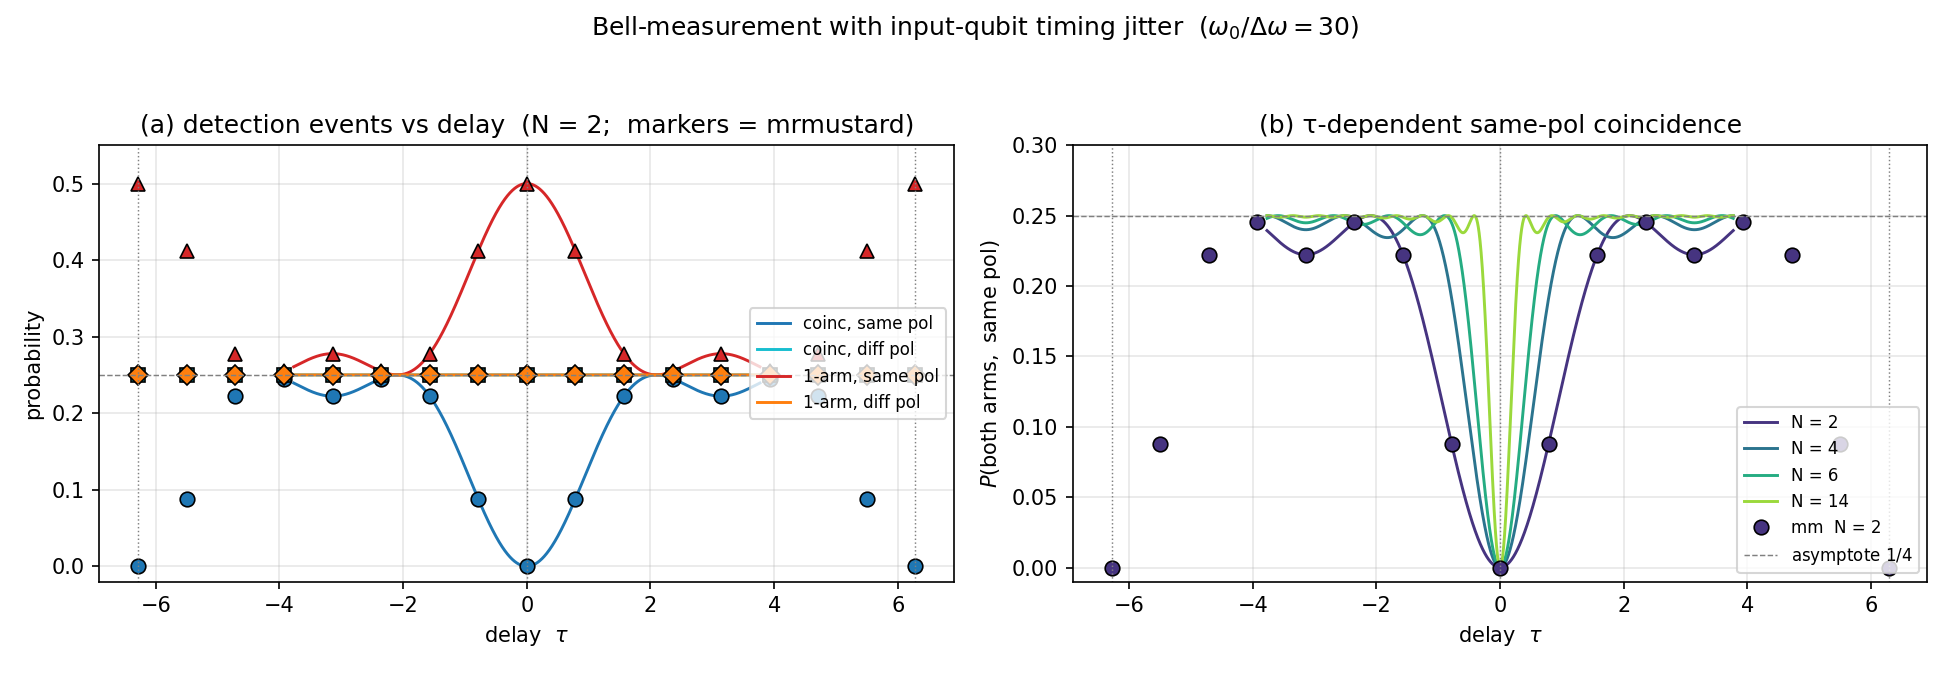

Source code (Python):
"""
Bell-measurement detection statistics with timing jitter on the input qubit.

Mode layout (M = N+1 frequency modes per polarization):
    C: input qubit          modes [0..2M-1]   (H: 0..M-1,    V: M..2M-1)
    A: Alice (Bell pair)     modes [2M..4M-1]  (H: 2M..3M-1,  V: 3M..4M-1)
    B: Bob   (Bell pair)     modes [4M..6M-1]  (H: 4M..5M-1,  V: 5M..6M-1)

The Bell-measurement BS couples (C_P,k <-> A_P,k) for each polarization P
and frequency k.  A delay τ on the C qubit puts a per-mode phase
exp(i ω_k τ) on every C mode (both polarizations together — the qubit is
delayed as one).

Input state — each |P⟩_X is a single photon in equal superposition across
N+1 frequency modes (mode-locked picture, c_k = 1/√(N+1)):

    |ψ⟩_C   = α|H⟩_C + β|V⟩_C
    |Φ⁻⟩_AB = (|HH⟩_AB - |VV⟩_AB) / √2
    |Ψ⟩_in  = |ψ⟩_C ⊗ |Φ⁻⟩_AB

Expanding gives four polarization terms whose post-BS Fock supports are
pairwise orthogonal (distinguished by B-side polarization plus αβ-port
polarization composition), so they don't interfere.  Working out each
term gives clean closed-form detection probabilities, INDEPENDENT of
α, β:

    P(both arms, same pol)  = HOM(τ) / 2 = (1/4)[1 − D_N(Δω τ)²/(N+1)²]
    P(both arms, diff pol)  = 1/4                                     (constant)
    P(one  arm, same pol)   = (1 − HOM(τ)) / 2
    P(one  arm, diff pol)   = 1/4                                     (constant)

where  HOM(τ) = (1/2)[1 − D_N(Δω τ)²/(N+1)²]  is the standard HOM dip.
The τ-dependence lives entirely in the *same-polarization* channels —
exactly the channels the BS Bell-measurement uses to distinguish Bell
states, so this is where timing jitter erodes the teleportation.

We cross-check at N = 2 with an explicit mrmustard simulation: build the
full 6(N+1)-mode input ket with mixed cutoffs (3 for C/A modes that can
bunch post-BS, 2 for the untouched B modes), propagate through the BS
circuit, and aggregate joint Fock probabilities by photon counts at each
polarization-port.  Larger N is infeasible (3^20·2^10 ≈ 3.5 T elements
at N = 4) but the analytic formula covers the full sweep.
"""

import numpy as np
import matplotlib.pyplot as plt

from mrmustard import math as mm_math

mm_math.change_backend("tensorflow")  # PNR / Fock probs need the TF backend

import mrmustard.lab as lab

from coincidence_utils import (
    DELTA_OMEGA, OMEGA_0, T_REP, T_CAR,
    mode_frequencies, dirichlet_kernel,
)



# ----------------------------------------------------------------------
# Analytic detection-probability formulas
# ----------------------------------------------------------------------
def hom_dip(tau, N):
    """Standard HOM dip:  (1/2)[1 − D_N(Δω τ)²/(N+1)²]."""
    D = dirichlet_kernel(DELTA_OMEGA * tau, N)
    return 0.5 * (1.0 - (D / (N + 1)) ** 2)


def detection_probs_analytic(tau, N):
    """Return dictionary of analytic detection probabilities."""
    H = hom_dip(tau, N)
    return {
        "coinc, same pol": H / 2,
        "coinc, diff pol": 0.25,
        "1-arm, same pol": (1.0 - H) / 2,
        "1-arm, diff pol": 0.25,
    }


# ----------------------------------------------------------------------
# Mode layout helper
# ----------------------------------------------------------------------
def _mode_idx(qubit, polarization, freq, M):
    """Global mode index for (qubit ∈ {C,A,B}, pol ∈ {H,V}, freq ∈ 0..M-1)."""
    qubit_offset = {"C": 0, "A": 2 * M, "B": 4 * M}[qubit]
    pol_offset = {"H": 0, "V": M}[polarization]
    return qubit_offset + pol_offset + freq


# ----------------------------------------------------------------------
# Input ket builder
# ----------------------------------------------------------------------
def build_input_ket(alpha, beta, N, ca_cutoff=3, b_cutoff=2):
    """
    Build  |Ψ⟩_in = (α|H⟩_C + β|V⟩_C) ⊗ (|HH⟩_AB − |VV⟩_AB) / √2.

    Mixed cutoffs: C/A modes at ca_cutoff (≥ 3 — BS can bunch both photons
    into one mode); B modes at b_cutoff (≥ 2 — never modified).  Returns a
    numpy array of shape (ca_cutoff,)*(4M) + (b_cutoff,)*(2M).
    """
    M = N + 1
    n_modes = 6 * M
    shape = (ca_cutoff,) * (4 * M) + (b_cutoff,) * (2 * M)
    ket = np.zeros(shape, dtype=complex)

    c_amp = 1.0 / np.sqrt(M)
    bell_sign = {"H": +1.0, "V": -1.0}
    base = c_amp ** 3 / np.sqrt(2)

    for P_C, amp_C in [("H", alpha), ("V", beta)]:
        for P_AB in ["H", "V"]:
            sign = bell_sign[P_AB]
            for k_C in range(M):
                for k_A in range(M):
                    for k_B in range(M):
                        idx = [0] * n_modes
                        idx[_mode_idx("C", P_C, k_C, M)] = 1
                        idx[_mode_idx("A", P_AB, k_A, M)] = 1
                        idx[_mode_idx("B", P_AB, k_B, M)] = 1
                        ket[tuple(idx)] = amp_C * sign * base
    return ket


# ----------------------------------------------------------------------
# Joint Fock probabilities → 4 detection-event probabilities
# ----------------------------------------------------------------------
def event_probabilities(probs, N):
    """Aggregate the joint Fock-probability tensor into the 4 categories."""
    M = N + 1

    # Marginalize over B modes (the last 2M axes)
    probs_AB = probs
    for _ in range(2 * M):
        probs_AB = probs_AB.sum(axis=-1)

    # idx_arr is a tensor of shape (4M, ca_cutoff, ca_cutoff, ..., ca_cutoff)
    # Mathematically, idx_arr[i, a_0, a_1, ..., a_{4M-1}] = a_i (the photon number in mode i).
    idx_arr = np.indices(probs_AB.shape)
    
    # Each of below sums is a tensor of the same shape as probs_AB, (3, 3, 3,...).
    n_aH = idx_arr[0:M].sum(axis=0) # e.g., n_aH[a_0, a_1, ..., a_{4M-1}] = a_0 + a_1 + ... + a_{M-1} (total photons in A_H modes)
    n_aV = idx_arr[M:2*M].sum(axis=0)
    n_bH = idx_arr[2*M:3*M].sum(axis=0)
    n_bV = idx_arr[3*M:4*M].sum(axis=0)
    
    # Total photons in output ports A and B
    n_a = n_aH + n_aV
    n_b = n_bH + n_bV

    # Create Boolean event masks based on total photon counts
    coinc   = (n_a == 1) & (n_b == 1)
    bunch_a = (n_a == 2) & (n_b == 0)
    bunch_b = (n_a == 0) & (n_b == 2)

    same_coinc = coinc & (((n_aH == 1) & (n_bH == 1)) | ((n_aV == 1) & (n_bV == 1)))
    diff_coinc = coinc & (((n_aH == 1) & (n_bV == 1)) | ((n_aV == 1) & (n_bH == 1)))
    same_a = bunch_a & ((n_aH == 2) | (n_aV == 2))
    diff_a = bunch_a & ((n_aH == 1) & (n_aV == 1))
    same_b = bunch_b & ((n_bH == 2) | (n_bV == 2))
    diff_b = bunch_b & ((n_bH == 1) & (n_bV == 1))

    # Use the Boolean masks to filter and sum the actual probability values
    return {
        "coinc, same pol": float(probs_AB[same_coinc].sum()),
        "coinc, diff pol": float(probs_AB[diff_coinc].sum()),
        "1-arm, same pol": float(probs_AB[same_a | same_b].sum()),
        "1-arm, diff pol": float(probs_AB[diff_a | diff_b].sum()),
    }


# ----------------------------------------------------------------------
# mrmustard simulation
# ----------------------------------------------------------------------
def detection_probs_mrmustard(alpha, beta, tau, N, ca_cutoff=3, b_cutoff=2):
    M = N + 1
    omegas = mode_frequencies(N)

    state = lab.State(ket=build_input_ket(alpha, beta, N, ca_cutoff, b_cutoff))

    ops = []
    for P in ["H", "V"]:
        for k in range(M):
            ops.append(lab.Rgate(angle=float(omegas[k] * tau))[_mode_idx("C", P, k, M)])
    for P in ["H", "V"]:
        for k in range(M):
            ops.append(lab.BSgate(theta=np.pi / 4)[
                _mode_idx("C", P, k, M),
                _mode_idx("A", P, k, M),
            ])

    out = state >> lab.Circuit(ops)
    cutoffs = [ca_cutoff] * (4 * M) + [b_cutoff] * (2 * M)
    probs = np.asarray(out.fock_probabilities(cutoffs=cutoffs))

    return event_probabilities(probs, N)


# ======================================================================
# Numbers + plots
# ======================================================================
print(f"Mode spacing  Δω = {DELTA_OMEGA}   (T_rep = 2π/Δω = {T_REP:.4f})")
print(f"Carrier       ω₀ = {OMEGA_0}    (T_car = 2π/ω₀ = {T_CAR:.4f}, ω₀/Δω = {OMEGA_0/DELTA_OMEGA:.0f})")
print()

# Get categories dynamically from the dictionary keys
# parameters
alpha, beta = 1.0 / np.sqrt(2), 1.0 / np.sqrt(2)   # any (α, β) — formula is α,β-independent
mm_N = 2
mm_taus = np.array([T_REP * k / 8 for k in range(-8, 9)]) 
# --- mrmustard cross-check at N = 6 -----------------------------------
categories = list(detection_probs_analytic(0, mm_N).keys())
print(f"== mrmustard cross-check (N = {mm_N} → {mm_N+1} modes/pol/qubit, "
      f"|ψ⟩ = (|H⟩+|V⟩)/√2,  ca_cutoff = 3, b_cutoff = 2) ==")
print(f"{'τ':>10}  " + "  ".join(f"{c:>20}" for c in categories))
mm_probs = np.empty((len(mm_taus), 4))
for i, tau in enumerate(mm_taus):
    p_an = detection_probs_analytic(tau, mm_N)
    p_mm = detection_probs_mrmustard(alpha, beta, tau, mm_N)
    mm_probs[i] = list(p_mm.values())
    print(f"{tau:+10.4f}  " + "  ".join(
        f"{a:7.4f} / {m:7.4f}" for a, m in zip(p_an.values(), p_mm.values())
    ))
print("(each cell:  analytic / mrmustard)")
print()

# --- plots -----------------------------------------------------------
fig, axes = plt.subplots(1, 2, figsize=(13, 4.5))

# (a) all 4 detection probs vs τ for N = mm_N, with mrmustard markers
ax = axes[0]
tau_grid = np.linspace(-0.6 * T_REP, 0.6 * T_REP, 4001)
ps_a = np.array([list(detection_probs_analytic(t, mm_N).values()) for t in tau_grid]).T
colors_cat  = ["tab:blue", "tab:cyan", "tab:red", "tab:orange"]
markers_cat = ["o", "s", "^", "D"]
for p, lbl, c in zip(ps_a, categories, colors_cat):
    ax.plot(tau_grid, p, color=c, lw=1.4, label=lbl)
for i, (mk, c) in enumerate(zip(markers_cat, colors_cat)):
    ax.plot(mm_taus, mm_probs[:, i], mk, color=c,
            markeredgecolor="black", markeredgewidth=0.8, markersize=7,
            linestyle="none")
ax.axhline(0.25, color="gray", linestyle="--", linewidth=0.7)
for k in [-1, 0, 1]:
    ax.axvline(k * T_REP, color="gray", linestyle=":", linewidth=0.7)
ax.set_xlabel(r"delay  $\tau$")
ax.set_ylabel("probability")
ax.set_title(f"(a) detection events vs delay  (N = {mm_N};  markers = mrmustard)")
ax.set_ylim(-0.02, 0.55)
ax.legend(fontsize=8, loc="center right")
ax.grid(alpha=0.3)

# (b) P(both arms, same pol) vs τ for several N — the τ-dependent signal
ax = axes[1]
N_curves = [2, 4, 6, 14]
N_to_color = dict(zip(N_curves, plt.cm.viridis(np.linspace(0.15, 0.85, len(N_curves)))))
for N in N_curves:
    p_same = np.array([detection_probs_analytic(t, N)["coinc, same pol"] for t in tau_grid])
    ax.plot(tau_grid, p_same, color=N_to_color[N], lw=1.4, label=f"N = {N}")
ax.plot(mm_taus, mm_probs[:, 0], "o", color=N_to_color[mm_N],
        markeredgecolor="black", markeredgewidth=0.8, markersize=7,
        linestyle="none", label=f"mm  N = {mm_N}")
ax.axhline(0.25, color="gray", linestyle="--", linewidth=0.7,
           label=r"asymptote $1/4$")
for k in [-1, 0, 1]:
    ax.axvline(k * T_REP, color="gray", linestyle=":", linewidth=0.7)
ax.set_xlabel(r"delay  $\tau$")
ax.set_ylabel(r"$P(\mathrm{both\ arms,\ same\ pol})$")
ax.set_title("(b) τ-dependent same-pol coincidence")
ax.set_ylim(-0.01, 0.30)
ax.legend(fontsize=8, loc="lower right")
ax.grid(alpha=0.3)

plt.suptitle(rf"Bell-measurement with input-qubit timing jitter  "
             rf"($\omega_0/\Delta\omega = {OMEGA_0/DELTA_OMEGA:.0f}$)")
plt.tight_layout(rect=[0, 0, 1, 0.95])
plt.savefig("teleportation_time_jitter.png", dpi=150)
plt.show()
print("Plot saved to teleportation_time_jitter.png")
